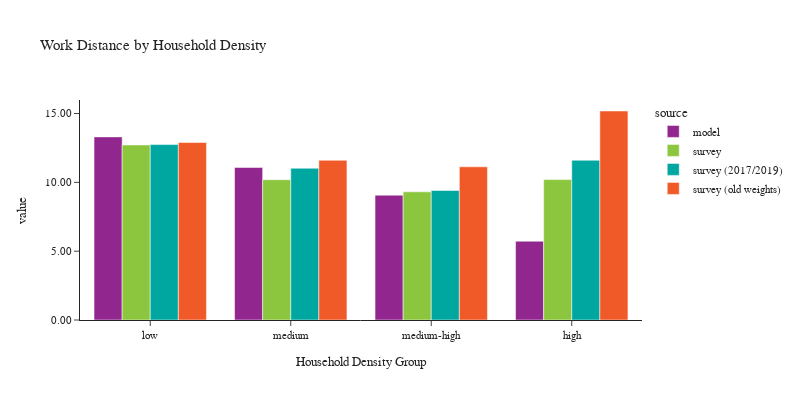

Notebook cell for this chart:
### Code cell
plot_work_location(df_workers, 'hh_density_group', 'Household Density', 'Household Density Group')

### Figure 1 — Plotly figure (JSON) as saved in the notebook; plotly's stock layout.template omitted (floating-point values rounded to 4 significant figures)
{"data": [{"alignmentgroup": "True", "customdata": [[310580], [300052], [296648], [276768]], "hovertemplate": "source=model<br>hh_density_group=%{x}<br>value=%{y}<br>sample count=%{customdata[0]}<extra></extra>", "legendgroup": "model", "marker": {"color": "#91268F", "pattern": {"shape": ""}}, "name": "model", "offsetgroup": "model", "orientation": "v", "showlegend": true, "textposition": "auto", "type": "bar", "x": ["low", "medium", "medium-high", "high"], "xaxis": "x", "y": [13.3, 11.08, 9.066, 5.723], "yaxis": "y"}, {"alignmentgroup": "True", "customdata": [[1347], [858], [417], [201]], "hovertemplate": "source=survey<br>hh_density_group=%{x}<br>value=%{y}<br>sample count=%{customdata[0]}<extra></extra>", "legendgroup": "survey", "marker": {"color": "#8CC63E", "pattern": {"shape": ""}}, "name": "survey", "offsetgroup": "survey", "orientation": "v", "showlegend": true, "textposition": "auto", "type": "bar", "x": ["low", "medium", "medium-high", "high"], "xaxis": "x", "y": [12.72, 10.19, 9.311, 10.2], "yaxis": "y"}, {"alignmentgroup": "True", "customdata": [[1288], [815], [394], [195]], "hovertemplate": "source=survey (2017/2019)<br>hh_density_group=%{x}<br>value=%{y}<br>sample count=%{customdata[0]}<extra></extra>", "legendgroup": "survey (2017/2019)", "marker": {"color": "#00A7A0", "pattern": {"shape": ""}}, "name": "survey (2017/2019)", "offsetgroup": "survey (2017/2019)", "orientation": "v", "showlegend": true, "textposition": "auto", "type": "bar", "x": ["low", "medium", "medium-high", "high"], "xaxis": "x", "y": [12.74, 11.02, 9.409, 11.61], "yaxis": "y"}, {"alignmentgroup": "True", "customdata": [[2790], [1814], [872], [494]], "hovertemplate": "source=survey (old weights)<br>hh_density_group=%{x}<br>value=%{y}<br>sample count=%{customdata[0]}<extra></extra>", "legendgroup": "survey (old weights)", "marker": {"color": "#F05A28", "pattern": {"shape": ""}}, "name": "survey (old weights)", "offsetgroup": "survey (old weights)", "orientation": "v", "showlegend": true, "textposition": "auto", "type": "bar", "x": ["low", "medium", "medium-high", "high"], "xaxis": "x", "y": [12.9, 11.6, 11.13, 15.18], "yaxis": "y"}], "layout": {"barmode": "group", "font": {"size": 11}, "height": 400, "legend": {"title": {"text": "source"}, "tracegroupgap": 0}, "title": {"text": "Work Distance by Household Density"}, "width": 800, "xaxis": {"anchor": "y", "domain": [0.0, 1.0], "title": {"text": "Household Density Group"}}, "yaxis": {"anchor": "x", "domain": [0.0, 1.0], "tickformat": ".2f", "title": {"text": "value"}}}}
